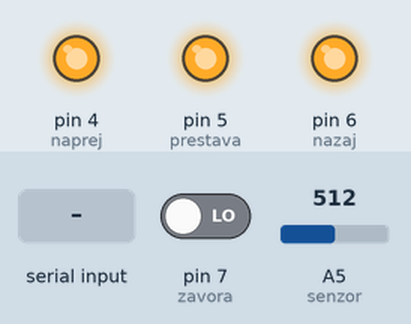
Recording of a sketch running on a simulated Arduino Mega 2560, built with avr-gcc and run on an emulated ATmega2560. Parts: output pins drawn as LEDs (lit = HIGH). The inputs (shaded band) are chosen by the test bench; at power-on: A5 (senzor) = 512, pin 7 (zavora) LOW.

Above: at 1.2 s.
1.3 s: A5 (senzor) set to 212
2.8 s: A5 (senzor) set to 188
At 4.0 s:
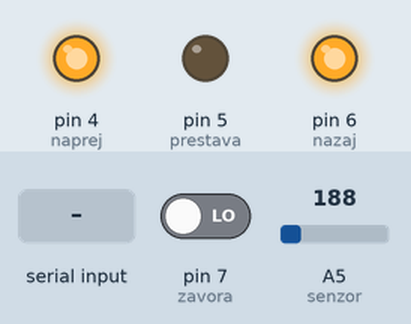
4.3 s: "1" received over the second serial link
At 5.5 s:
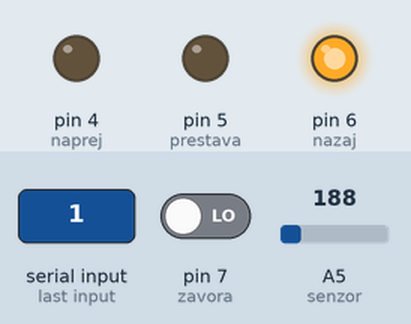
5.9 s: "3" received over the second serial link
At 6.11 s:
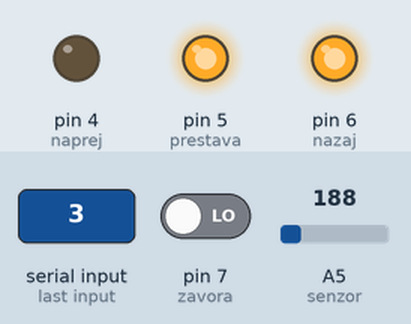
7.7 s: "2" received over the second serial link
At 8.3 s:
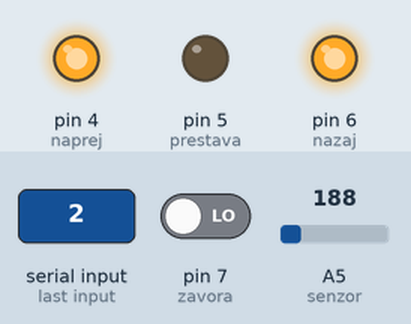
9.3 s: "2" received over the second serial link
At 10.8 s:
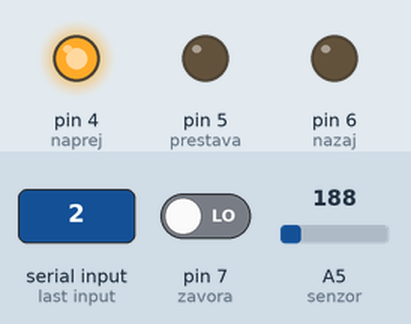
Timing chart, 0 to 11.9 s (numbered marks = the images above; inputs shaded):
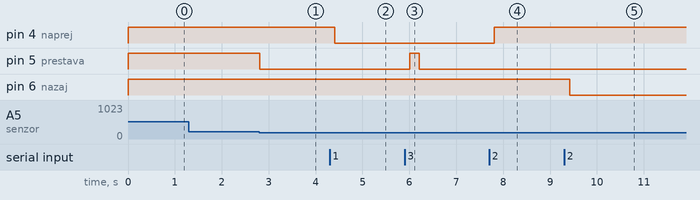

The sketch:

arduinoProgram.ino
```cpp
int naprej = 4;
int nazaj = 6;
int prestava = 5;
int zavora = 7;
int senzor = A5;
int senzorvalue = 0;

void setup() {

  Serial1.begin(9600);

  pinMode(naprej, OUTPUT);
  pinMode(nazaj, OUTPUT);
  pinMode(prestava, OUTPUT);
  pinMode(zavora, INPUT);

  digitalWrite(naprej, HIGH);
  digitalWrite(nazaj, HIGH);
  digitalWrite(prestava, HIGH);


}

int naprejVklopljen = 0;
int nazajVklopljen = 0;
int prestavaVKL = 0;


void loop() {


  int buttonState = digitalRead(zavora);
   senzorvalue = analogRead(senzor);
  Serial1.println(senzorvalue);

  if(senzorvalue > 800 && prestavaVKL == 1){
    digitalWrite(prestava, HIGH);


    Serial1.println(5280);
    prestavaVKL = 0;
  }
  else if(senzorvalue < 200  && prestavaVKL == 0){
    digitalWrite(prestava, LOW);


    Serial1.println(4950);
    prestavaVKL = 1;
  }

  if(Serial1.available() > 0){
      char data;
      data = Serial1.read();
      //Serial1.write((int)data);

      if(data == '1'){
        if(nazajVklopljen == 1){
          digitalWrite(nazaj, HIGH);

          Serial1.println(4630);
          nazajVklopljen = 0;
        }
        else{
          digitalWrite(naprej, LOW);

          Serial1.println(3960);
          naprejVklopljen = 1;
        }

      }
      else if(data == '2'){
        if(naprejVklopljen == 1){

          Serial1.println(4630);
          digitalWrite(naprej, HIGH);
          naprejVklopljen = 0;
        }
        else{
          digitalWrite(nazaj, LOW);

          Serial1.println(4290);
          nazajVklopljen = 1;
        }
      }
      else if(data == '3'){
        if(prestavaVKL == 0){
          digitalWrite(prestava, LOW);

          Serial1.println(4950);
          prestavaVKL = 1;
        }
        else{
          digitalWrite(prestava, HIGH);


          Serial1.println(5280);
          prestavaVKL=0;
        }
      }

  }

  if(buttonState == 1){
    if(naprejVklopljen == 1){
      digitalWrite(naprej, HIGH);
      prestavaVKL=0;
    }
    else if(nazajVklopljen == 1){
      digitalWrite(nazaj, HIGH);
      prestavaVKL=0;
    }
  }
  else{
    if(naprejVklopljen == 1){
      digitalWrite(naprej, LOW);
    }
    else if(nazajVklopljen == 1){
      digitalWrite(nazaj, LOW);
    }
  }
  delay(200);
}
```

Measured:
- the behaviour switches between 200 and 199 on A5 (senzor) (found by bisection; images 0 and 1)
- after the input at 1.3 s, every drawn part: stays the same
- after the input at 2.8 s, pin 5 (prestava): HIGH → LOW at once
- after the input at 4.3 s, pin 4 (naprej): HIGH → LOW after 0.11 s
- after the input at 5.9 s, pin 5 (prestava): LOW → HIGH after 0.11 s, → LOW 0.20 s later
- after the input at 7.7 s, pin 4 (naprej): LOW → HIGH after 0.11 s
- after the input at 9.3 s, pin 6 (nazaj): HIGH → LOW after 0.12 s
